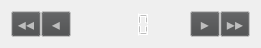
    <widget class="QWidget" name="layoutWidget">
     <property name="geometry">
      <rect>
       <x>70</x>
       <y>180</y>
       <width>261</width>
       <height>31</height>
      </rect>
     </property>
     <layout class="QHBoxLayout" name="editor_value" stretch="1,1,4,1,1">
      <property name="spacing">
       <number>0</number>
      </property>
      <property name="sizeConstraint">
       <enum>QLayout::SetDefaultConstraint</enum>
      </property>
      <item>
       <widget class="QToolButton" name="down_major_value">
        <property name="enabled">
         <bool>false</bool>
        </property>
        <property name="maximumSize">
         <size>
          <width>30</width>
          <height>30</height>
         </size>
        </property>
        <property name="palette">
         <palette>
          <active>
           <colorrole role="Button">
            <brush brushstyle="SolidPattern">
             <color alpha="255">
              <red>72</red>
              <green>73</green>
              <blue>74</blue>
             </color>
            </brush>
           </colorrole>
          </active>
          <inactive>
           <colorrole role="Button">
            <brush brushstyle="SolidPattern">
             <color alpha="255">
              <red>64</red>
              <green>65</green>
              <blue>66</blue>
             </color>
            </brush>
           </colorrole>
          </inactive>
          <disabled>
           <colorrole role="Button">
            <brush brushstyle="SolidPattern">
             <color alpha="255">
              <red>72</red>
              <green>73</green>
              <blue>74</blue>
             </color>
            </brush>
           </colorrole>
          </disabled>
         </palette>
        </property>
        <property name="font">
         <font>
          <family>Tahoma</family>
          <pointsize>12</pointsize>
          <bold>true</bold>
         </font>
        </property>
        <property name="autoFillBackground">
         <bool>false</bool>
        </property>
        <property name="text">
         <string>◂◂</string>
        </property>
        <property name="autoRepeat">
         <bool>true</bool>
        </property>
        <property name="autoRepeatDelay">
         <number>500</number>
        </property>
        <property name="autoRepeatInterval">
         <number>50</number>
        </property>
        <property name="popupMode">
         <enum>QToolButton::InstantPopup</enum>
        </property>
        <property name="toolButtonStyle">
         <enum>Qt::ToolButtonTextOnly</enum>
        </property>
        <property name="autoRaise">
         <bool>false</bool>
        </property>
        <property name="arrowType">
         <enum>Qt::NoArrow</enum>
        </property>
       </widget>
      </item>
      <item>
       <widget class="QToolButton" name="down_minor_value">
        <property name="enabled">
         <bool>false</bool>
        </property>
        <property name="maximumSize">
         <size>
          <width>30</width>
          <height>30</height>
         </size>
        </property>
        <property name="palette">
         <palette>
          <active>
           <colorrole role="Button">
            <brush brushstyle="SolidPattern">
             <color alpha="255">
              <red>72</red>
              <green>73</green>
              <blue>74</blue>
             </color>
            </brush>
           </colorrole>
          </active>
          <inactive>
           <colorrole role="Button">
            <brush brushstyle="SolidPattern">
             <color alpha="255">
              <red>64</red>
              <green>65</green>
              <blue>66</blue>
             </color>
            </brush>
           </colorrole>
          </inactive>
          <disabled>
           <colorrole role="Button">
            <brush brushstyle="SolidPattern">
             <color alpha="255">
              <red>72</red>
              <green>73</green>
              <blue>74</blue>
             </color>
            </brush>
           </colorrole>
          </disabled>
         </palette>
        </property>
        <property name="font">
         <font>
          <family>Tahoma</family>
          <pointsize>12</pointsize>
          <bold>true</bold>
         </font>
        </property>
        <property name="autoFillBackground">
         <bool>false</bool>
        </property>
        <property name="text">
         <string>◂</string>
        </property>
        <property name="autoRepeat">
         <bool>true</bool>
        </property>
        <property name="autoRepeatDelay">
         <number>500</number>
        </property>
        <property name="autoRepeatInterval">
         <number>50</number>
        </property>
        <property name="popupMode">
         <enum>QToolButton::InstantPopup</enum>
        </property>
        <property name="toolButtonStyle">
         <enum>Qt::ToolButtonTextOnly</enum>
        </property>
        <property name="autoRaise">
         <bool>false</bool>
        </property>
        <property name="arrowType">
         <enum>Qt::NoArrow</enum>
        </property>
       </widget>
      </item>
      <item>
       <widget class="QLCDNumber" name="lcd_value">
        <property name="enabled">
         <bool>false</bool>
        </property>
        <property name="sizePolicy">
         <sizepolicy hsizetype="MinimumExpanding" vsizetype="Minimum">
          <horstretch>0</horstretch>
          <verstretch>0</verstretch>
         </sizepolicy>
        </property>
        <property name="palette">
         <palette>
          <active>
           <colorrole role="Dark">
            <brush brushstyle="SolidPattern">
             <color alpha="255">
              <red>255</red>
              <green>255</green>
              <blue>255</blue>
             </color>
            </brush>
           </colorrole>
          </active>
          <inactive>
           <colorrole role="Dark">
            <brush brushstyle="SolidPattern">
             <color alpha="255">
              <red>64</red>
              <green>65</green>
              <blue>66</blue>
             </color>
            </brush>
           </colorrole>
          </inactive>
          <disabled>
           <colorrole role="Dark">
            <brush brushstyle="SolidPattern">
             <color alpha="255">
              <red>255</red>
              <green>255</green>
              <blue>255</blue>
             </color>
            </brush>
           </colorrole>
          </disabled>
         </palette>
        </property>
        <property name="cursor">
         <cursorShape>ArrowCursor</cursorShape>
        </property>
        <property name="frameShape">
         <enum>QFrame::NoFrame</enum>
        </property>
        <property name="frameShadow">
         <enum>QFrame::Raised</enum>
        </property>
        <property name="lineWidth">
         <number>0</number>
        </property>
        <property name="smallDecimalPoint">
         <bool>true</bool>
        </property>
        <property name="digitCount">
         <number>3</number>
        </property>
        <property name="segmentStyle">
         <enum>QLCDNumber::Filled</enum>
        </property>
        <property name="value" stdset="0">
         <double>0.000000000000000</double>
        </property>
        <property name="intValue" stdset="0">
         <number>0</number>
        </property>
       </widget>
      </item>
      <item>
       <widget class="QToolButton" name="up_minor_value">
        <property name="enabled">
         <bool>false</bool>
        </property>
        <property name="maximumSize">
         <size>
          <width>30</width>
          <height>30</height>
         </size>
        </property>
        <property name="palette">
         <palette>
          <active>
           <colorrole role="Button">
            <brush brushstyle="SolidPattern">
             <color alpha="255">
              <red>72</red>
              <green>73</green>
              <blue>74</blue>
             </color>
            </brush>
           </colorrole>
          </active>
          <inactive>
           <colorrole role="Button">
            <brush brushstyle="SolidPattern">
             <color alpha="255">
              <red>64</red>
              <green>65</green>
              <blue>66</blue>
             </color>
            </brush>
           </colorrole>
          </inactive>
          <disabled>
           <colorrole role="Button">
            <brush brushstyle="SolidPattern">
             <color alpha="255">
              <red>72</red>
              <green>73</green>
              <blue>74</blue>
             </color>
            </brush>
           </colorrole>
          </disabled>
         </palette>
        </property>
        <property name="font">
         <font>
          <family>Tahoma</family>
          <pointsize>12</pointsize>
          <bold>true</bold>
         </font>
        </property>
        <property name="autoFillBackground">
         <bool>false</bool>
        </property>
        <property name="text">
         <string>▸</string>
        </property>
        <property name="autoRepeat">
         <bool>true</bool>
        </property>
        <property name="autoRepeatDelay">
         <number>500</number>
        </property>
        <property name="autoRepeatInterval">
         <number>50</number>
        </property>
        <property name="popupMode">
         <enum>QToolButton::InstantPopup</enum>
        </property>
        <property name="toolButtonStyle">
         <enum>Qt::ToolButtonTextOnly</enum>
        </property>
        <property name="autoRaise">
         <bool>false</bool>
        </property>
        <property name="arrowType">
         <enum>Qt::NoArrow</enum>
        </property>
       </widget>
      </item>
      <item>
       <widget class="QToolButton" name="up_major_value">
        <property name="enabled">
         <bool>false</bool>
        </property>
        <property name="maximumSize">
         <size>
          <width>30</width>
          <height>30</height>
         </size>
        </property>
        <property name="palette">
         <palette>
          <active>
           <colorrole role="Button">
            <brush brushstyle="SolidPattern">
             <color alpha="255">
              <red>72</red>
              <green>73</green>
              <blue>74</blue>
             </color>
            </brush>
           </colorrole>
          </active>
          <inactive>
           <colorrole role="Button">
            <brush brushstyle="SolidPattern">
             <color alpha="255">
              <red>64</red>
              <green>65</green>
              <blue>66</blue>
             </color>
            </brush>
           </colorrole>
          </inactive>
          <disabled>
           <colorrole role="Button">
            <brush brushstyle="SolidPattern">
             <color alpha="255">
              <red>72</red>
              <green>73</green>
              <blue>74</blue>
             </color>
            </brush>
           </colorrole>
          </disabled>
         </palette>
        </property>
        <property name="font">
         <font>
          <family>Tahoma</family>
          <pointsize>12</pointsize>
          <bold>true</bold>
         </font>
        </property>
        <property name="autoFillBackground">
         <bool>false</bool>
        </property>
        <property name="text">
         <string>▸▸</string>
        </property>
        <property name="autoRepeat">
         <bool>true</bool>
        </property>
        <property name="autoRepeatDelay">
         <number>500</number>
        </property>
        <property name="autoRepeatInterval">
         <number>50</number>
        </property>
        <property name="popupMode">
         <enum>QToolButton::InstantPopup</enum>
        </property>
        <property name="toolButtonStyle">
         <enum>Qt::ToolButtonTextOnly</enum>
        </property>
        <property name="autoRaise">
         <bool>false</bool>
        </property>
        <property name="arrowType">
         <enum>Qt::NoArrow</enum>
        </property>
       </widget>
      </item>
     </layout>
    </widget>
